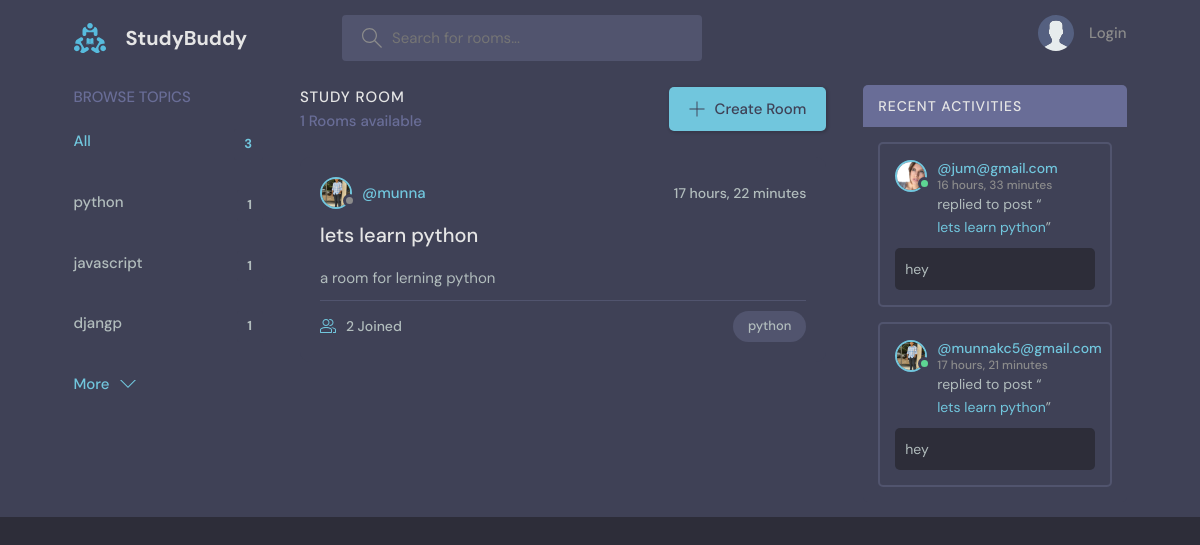
The page /?q=python on the database its author committed.
### base/models.py (models this page shows, shortened)
class Topic(models.Model):
    name = models.CharField(max_length=200)

class Room(models.Model):
    host= models.ForeignKey(User,on_delete=models.SET_NULL,null=True)
    topic = models.ForeignKey(Topic,on_delete=models.SET_NULL,null=True)
    name = models.CharField(max_length=200)
    description = models.TextField(null=True,blank=True)
    participents = models.ManyToManyField(User,related_name='participents',blank=True)
    updated = models.DateTimeField(auto_now=True)
    created = models.DateTimeField(auto_now_add=True)
    class Meta:
        ordering = ['-updated','-created']

class User(AbstractUser):
    name = models.CharField(max_length=200,null=True)
    email = models.EmailField(unique=True,null=True)
    bio = models.TextField(null=True)
    avatar = models.ImageField(null=True,default="avatar.svg")
    USERNAME_FIELD = 'email'
    REQUIRED_FIELDS = []

class Messege(models.Model):
    user = models.ForeignKey(User,on_delete=models.CASCADE)
    room = models.ForeignKey(Room,on_delete=models.CASCADE)
    body = models.TextField()
    updated = models.DateTimeField(auto_now=True)
    created = models.DateTimeField(auto_now_add=True)
    class Meta:
        ordering = ['-updated','-created']

### base/views.py (the view)
# urls.py: path('',views.home, name="home"),
def home(request):
    q = request.GET.get('q') if request.GET.get('q') != None else ''
    rooms = Room.objects.filter(
        Q(topic__name__icontains=q) |
        Q(name__icontains=q)|
        Q(description__icontains=q)
        )
    topics =Topic.objects.all()[0:5]
    room_count = rooms.count()
    room_messeges = Messege.objects.filter(Q(room__topic__name__icontains=q))
    context ={
        'rooms':rooms,
        'topic':topics,
        'room_count':room_count,
        'room_messeges':room_messeges,
    }
    return render(request,'base/home.html',context)

### base/templates/base/home.html (shortened to what this page needs)
{% extends 'main.html'%}
    {% block content %}
    <main class="layout layout--3">
      <div class="container">
        {% include 'base/topics_components.html' %}
        <div class="roomList">
          <div class="roomList__header">
            <div>
              <h2>Study Room</h2>
              <p>{{room_count}} Rooms available</p>
            </div>
            <a class="btn btn--main" href="{% url 'create-room'%}">
              <svg version="1.1" xmlns="http://www.w3.org/2000/svg" width="32" height="32" viewBox="0 0 32 32">
                <title>add</title>
                <path
                  d="M16.943 0.943h-1.885v14.115h-14.115v1.885h14.115v14.115h1.885v-14.115h14.115v-1.885h-14.115v-14.115z"
                ></path>
              </svg>
              Create Room
            </a>
          </div>
          {% include 'base/feed_component.html' %}
        </div>
        {% include 'base/activity_component.html'%}
      </div>
    </main>
  {% endblock %}

### base/templates/base/topics_components.html
<div class="topics">
    <div class="topics__header">
      <h2>Browse Topics</h2>
    </div>
    <ul class="topics__list">
      <li>
        <a href="{% url 'topics'%}" class="active">All <span>{{topic.count}}</span></a>
      </li>
      {% for topic in topic %}
      <li>
        <a href="{% url 'home' %}?q={{topic.name}}">{{ topic.name}}<span>{{topic.room_set.all.count}}</span></a>
      </li>
        {% endfor %}
    </ul>
    <a class="btn btn--link" href="{% url 'topics'%}">
      More
      <svg version="1.1" xmlns="http://www.w3.org/2000/svg" width="32" height="32" viewBox="0 0 32 32">
        <title>chevron-down</title>
        <path d="M16 21l-13-13h-3l16 16 16-16h-3l-13 13z"></path>
      </svg>
    </a>
  </div>

### base/templates/base/feed_component.html (shortened to what this page needs)
{% for room in rooms %}
<div class="roomListRoom">
    <div class="roomListRoom__header">
      <a href="{% url 'user-profile' room.host.id%}" class="roomListRoom__author">
        <div class="avatar avatar--small">
          <img src="{{room.host.avatar.url}}" />
        </div>
        <span>@{{room.host.username}}</span>
      </a>
      <div class="roomListRoom__actions">
        <span>{{room.created|timesince}}</span>
      </div>
    </div>
    <div class="roomListRoom__content">
      <a href="{% url 'room' room.id %}">{{room.name}}</a>
      <p>
      {{room.description|truncatewords:20}}
      </p>
    </div>
    <div class="roomListRoom__meta">
      <a href="{% url 'room' room.id %}" class="roomListRoom__joined">
        {{room.participents.all.count}} Joined
      </a>
      <p class="roomListRoom__topic">{{room.topic.name}}</p>
    </div>
  </div>
  {% endfor %}

### base/templates/base/activity_component.html (shortened to what this page needs)
<div class="activities">
    <div class="activities__header">
      <h2>Recent Activities</h2>
    </div>
    {% for messege in room_messeges %}
    <div class="activities__box">
      <div class="activities__boxHeader roomListRoom__header">
        <a href="profile.html" class="roomListRoom__author">
          <div class="avatar avatar--small active">
            <img src="{{messege.user.avatar.url}}" />
          </div>
          <p>
            @{{messege.user}}
            <span>{{messege.created|timesince}}</span>
          </p>
        </a>
      </div>
      <div class="activities__boxContent">
        <p>replied to post “<a href="{% url 'room' messege.room.id %}">{{messege.room.name}}</a>”</p>
        <div class="activities__boxRoomContent">
          {{messege.body}}
        </div>
      </div>
    </div>
  {% endfor%}
   </div>

### rows shown on the page
Topic: name "python", room_set.all.count "1"
Topic: name "javascript", room_set.all.count "1"
Topic: name "djangp", room_set.all.count "1"
Room: host.avatar (picture), host.username "munna", created "17 hours, 22 minutes", name "lets learn python", description "a room for lerning python", participents.all.count "2", topic.name "python"
Messege: user.avatar (picture), user "jum@gmail.com", created "16 hours, 33 minutes", room.name "lets learn python", body "hey"
Messege: user.avatar (picture), user "munnakc5@gmail.com", created "17 hours, 21 minutes", room.name "lets learn python", body "hey"

### other values the page prints
{{ topic.count }} "3"
{{ room_count }} "1"
